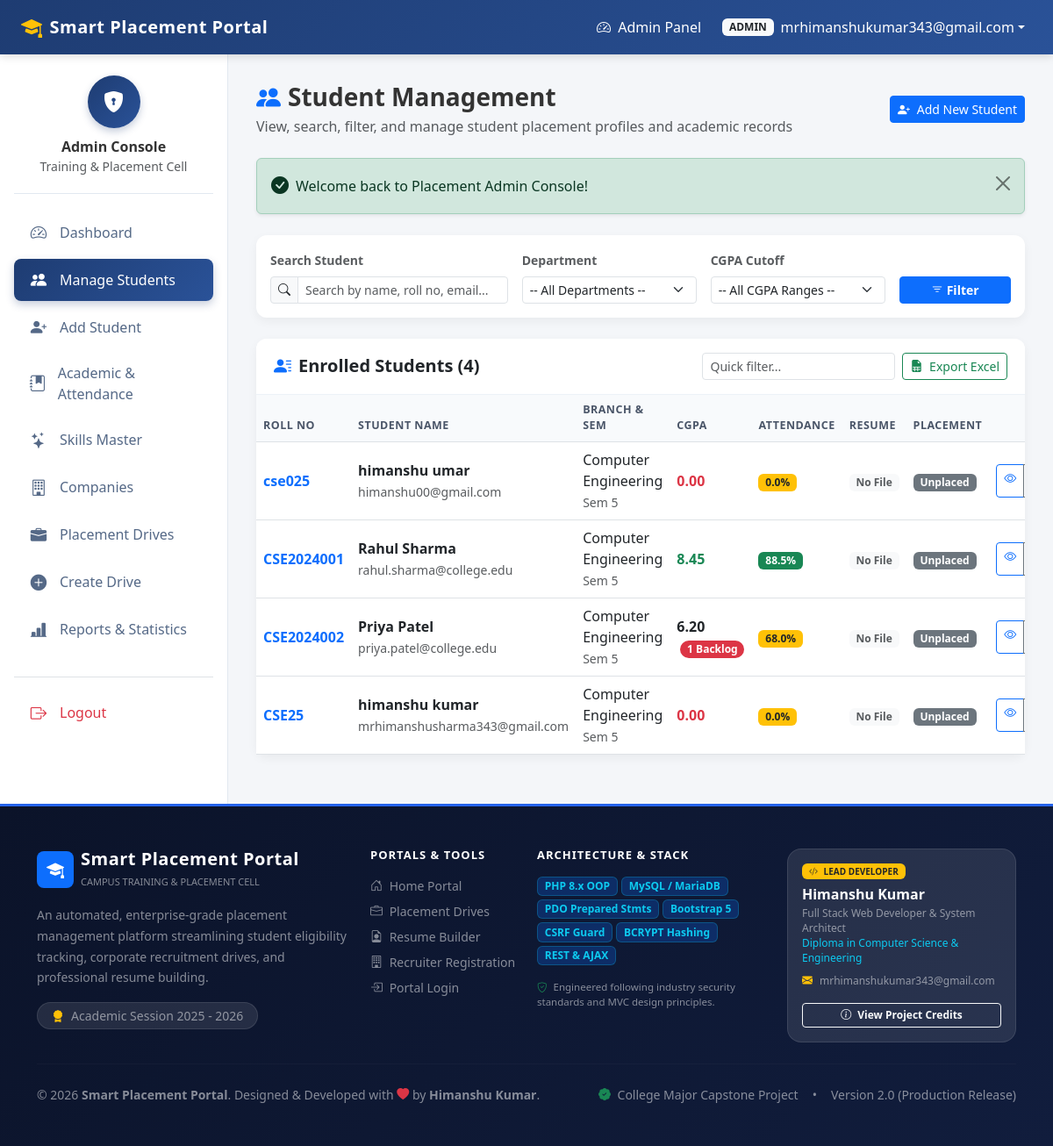
/admin/students.php (signed in), run on the app's committed database.
### tables this page shows
CREATE TABLE `students` (
  `id` int(11) NOT NULL AUTO_INCREMENT,
  `user_id` int(11) NOT NULL,
  `enrollment_no` varchar(30) NOT NULL,
  `first_name` varchar(50) NOT NULL,
  `last_name` varchar(50) NOT NULL,
  `phone` varchar(15) DEFAULT NULL,
  `department` varchar(50) NOT NULL DEFAULT 'Computer Engineering',
  `semester` int(11) NOT NULL DEFAULT 5,
  `gender` enum('Male','Female','Other') DEFAULT NULL,
  `dob` date DEFAULT NULL,
  `address` text DEFAULT NULL,
  `resume_path` varchar(255) DEFAULT NULL,
  `created_at` timestamp NOT NULL DEFAULT current_timestamp(),
  PRIMARY KEY (`id`),
  UNIQUE KEY `user_id` (`user_id`),
  UNIQUE KEY `enrollment_no` (`enrollment_no`),
  CONSTRAINT `fk_students_user` FOREIGN KEY (`user_id`) REFERENCES `users` (`id`) ON DELETE CASCADE ON UPDATE CASCADE
);

CREATE TABLE `users` (
  `id` int(11) NOT NULL AUTO_INCREMENT,
  `email` varchar(100) NOT NULL,
  `password` varchar(255) NOT NULL,
  `role` enum('admin','student','company') NOT NULL DEFAULT 'student',
  `company_id` int(11) DEFAULT NULL,
  `status` enum('active','inactive') NOT NULL DEFAULT 'active',
  `created_at` timestamp NOT NULL DEFAULT current_timestamp(),
  PRIMARY KEY (`id`),
  UNIQUE KEY `email` (`email`),
  KEY `fk_user_company` (`company_id`),
  CONSTRAINT `fk_user_company` FOREIGN KEY (`company_id`) REFERENCES `companies` (`id`) ON DELETE CASCADE
);

### config/functions.php (called while the page is built, shortened)
<?php
function e($string) {
    return htmlspecialchars((string)($string ?? ''), ENT_QUOTES, 'UTF-8');
}

### admin/students.php (the view, shortened to what this page needs)
<?php
require_once __DIR__ . '/../config/functions.php';
$search = trim($_GET['search'] ?? '');
$sql = "
    SELECT s.*, u.email, u.status as user_status,
           ar.cgpa, ar.attendance_percentage, ar.active_backlogs,
           (SELECT COUNT(*) FROM student_skills WHERE student_id = s.id) as skill_count,
           (SELECT COUNT(*) FROM applications WHERE student_id = s.id AND status = 'Selected') as placed_offers
    FROM students s
    JOIN users u ON s.user_id = u.id
    LEFT JOIN academic_records ar ON s.id = ar.student_id
    WHERE 1=1
";
$params = [];
$sql .= " ORDER BY s.enrollment_no ASC";
$stmt = $pdo->prepare($sql);
$stmt->execute($params);
$students = $stmt->fetchAll();
require_once __DIR__ . '/../includes/header.php';
require_once __DIR__ . '/../includes/navbar.php';
?>
<div class="dashboard-container">
    <?php require_once __DIR__ . '/../includes/sidebar_admin.php'; ?>
    <main class="portal-content">
        <div class="container-fluid p-0">
            <div class="d-flex flex-wrap justify-content-between align-items-center mb-4 gap-3">
                <div>
                    <h3 class="fw-bold mb-1"><i class="bi bi-people-fill text-primary me-2"></i>Student Management</h3>
                    <p class="text-muted mb-0">View, search, filter, and manage student placement profiles and academic records</p>
                </div>
                <div>
                    <a href="<?= BASE_URL ?>admin/student_add.php" class="btn btn-primary btn-sm">
                        <i class="bi bi-person-plus-fill me-1"></i> Add New Student
                    </a>
                </div>
            </div>
            <?php require_once __DIR__ . '/../includes/alerts.php'; ?>
            <div class="card card-portal mb-4">
                <div class="card-body p-3">
                    <form method="GET" action="<?= BASE_URL ?>admin/students.php" class="row g-3 align-items-end">
                        <div class="col-md-4">
                            <label class="form-label small fw-bold text-muted">Search Student</label>
                            <div class="input-group input-group-sm">
                                <span class="input-group-text"><i class="bi bi-search"></i></span>
                                <input type="text" name="search" class="form-control" placeholder="Search by name, roll no, email..." value="<?= e($search) ?>">
                            </div>
                        </div>
                        <div class="col-md-3">
                            <label class="form-label small fw-bold text-muted">Department</label>
                            <select name="department" class="form-select form-select-sm">
                                <option value="">-- All Departments --</option>
                            </select>
                        </div>
                        <div class="col-md-3">
                            <label class="form-label small fw-bold text-muted">CGPA Cutoff</label>
                            <select name="cgpa_range" class="form-select form-select-sm">
                                <option value="">-- All CGPA Ranges --</option>
                            </select>
                        </div>
                        <div class="col-md-2 d-flex gap-2">
                            <button type="submit" class="btn btn-primary btn-sm w-100 fw-bold">
                                <i class="bi bi-filter"></i> Filter
                            </button>
                        </div>
                    </form>
                </div>
            </div>
            <div class="card card-portal">
                <div class="card-header d-flex justify-content-between align-items-center">
                    <h5 class="mb-0 fw-bold"><i class="bi bi-person-lines-fill me-2 text-primary"></i>Enrolled Students (<?= count($students) ?>)</h5>
                    <div class="d-flex gap-2">
                        <input type="text" class="form-control form-control-sm" placeholder="Quick filter..." data-table-search="studentsTable">
                        <a href="<?= BASE_URL ?>admin/export_excel.php?type=all_students" class="btn btn-outline-success btn-sm text-nowrap">
                            <i class="bi bi-file-earmark-spreadsheet-fill me-1"></i> Export Excel
                        </a>
                    </div>
                </div>
                <div class="card-body p-0">
                    <?php if (!empty($students)): ?>
                        <div class="table-responsive">
                            <table class="table table-hover table-portal align-middle mb-0" id="studentsTable">
                                <thead>
                                    <tr>
                                        <th>Roll No</th>
                                        <th>Student Name</th>
                                        <th>Branch & Sem</th>
                                        <th>CGPA</th>
                                        <th>Attendance</th>
                                        <th>Resume</th>
                                        <th>Placement</th>
                                        <th class="text-end">Actions</th>
                                    </tr>
                                </thead>
                                <tbody>
                                    <?php foreach ($students as $st): ?>
                                        <tr>
                                            <td><strong class="text-primary"><?= e($st['enrollment_no']) ?></strong></td>
                                            <td>
                                                <div class="fw-bold text-dark"><?= e($st['first_name'] . ' ' . $st['last_name']) ?></div>
                                                <small class="text-muted"><?= e($st['email']) ?></small>
                                            </td>
                                            <td>
                                                <div><?= e($st['department']) ?></div>
                                                <small class="text-muted">Sem <?= e($st['semester']) ?></small>
                                            </td>
                                            <td>
                                                <strong class="<?= ($st['cgpa'] ?? 0) >= 7.5 ? 'text-success' : (($st['cgpa'] ?? 0) >= 6.0 ? 'text-dark' : 'text-danger') ?>">
                                                    <?= number_format((float)($st['cgpa'] ?? 0), 2) ?>
                                                </strong>
                                                <?php if (($st['active_backlogs'] ?? 0) > 0): ?>
                                                    <span class="badge bg-danger rounded-pill ms-1" title="Backlogs"><?= $st['active_backlogs'] ?> Backlog</span>
                                                <?php endif; ?>
                                            </td>
                                            <td>
                                                <span class="badge <?= ($st['attendance_percentage'] ?? 0) >= 75 ? 'bg-success' : 'bg-warning text-dark' ?>">
                                                    <?= number_format((float)($st['attendance_percentage'] ?? 0), 1) ?>%
                                                </span>
                                            </td>
                                            <td>
                                                <?php if (!empty($st['resume_path']) && file_exists(__DIR__ . '/../' . $st['resume_path'])): ?>
                                                    <a href="<?= e(BASE_URL . $st['resume_path']) ?>" target="_blank" class="btn btn-sm btn-outline-danger py-0 px-2" title="View PDF Resume">
                                                        <i class="bi bi-file-earmark-pdf-fill"></i> View
                                                    </a>
                                                <?php else: ?>
                                                    <span class="badge bg-light text-muted">No File</span>
                                                <?php endif; ?>
                                            </td>
                                            <td>
                                                <?php if ($st['placed_offers'] > 0): ?>
                                                    <span class="badge bg-success"><i class="bi bi-trophy-fill me-1"></i> Placed (<?= $st['placed_offers'] ?>)</span>
                                                <?php else: ?>
                                                    <span class="badge bg-secondary">Unplaced</span>
                                                <?php endif; ?>
                                            </td>
                                            <td class="text-end">
                                                <div class="btn-group btn-group-sm">
                                                    <a href="<?= BASE_URL ?>admin/student_view.php?id=<?= $st['id'] ?>" class="btn btn-outline-primary" title="View 360 Profile">
                                                        <i class="bi bi-eye"></i>
                                                    </a>
                                                </div>
                                            </td>
                                        </tr>
                                    <?php endforeach; ?>
                                </tbody>
                            </table>
                        </div>
                    <?php endif; ?>
                </div>
            </div>
        </div>
    </main>
</div>
<?php require_once __DIR__ . '/../includes/footer.php'; ?>

### assets/css/custom.css (style rules this page uses)
body { background-color: var(--bg-light); font-family: 'Segoe UI', system-ui, -apple-system, sans-serif; color: #333; min-height: 100vh; display: flex; flex-direction: column; }
.dashboard-container { display: flex; flex: 1; min-height: calc(100vh - var(--topbar-height)); }
.portal-content { flex: 1; padding: 2rem; overflow-y: auto; }
.card-portal { border: none; border-radius: 12px; box-shadow: var(--card-shadow); background: #ffffff; margin-bottom: 1.5rem; }
.card-portal .card-header { background-color: #ffffff; border-bottom: 1px solid #edf2f7; padding: 1rem 1.25rem; font-weight: 600; border-radius: 12px 12px 0 0 !important; }
.table-portal th { font-weight: 600; color: #4a5568; background-color: #f8fafc; border-top: none; text-transform: uppercase; font-size: 0.78rem; letter-spacing: 0.5px; }

### data on the page
students: enrollment_no "cse025", first_name+last_name "himanshu umar", user.email "himanshu00@gmail.com", department "Computer Engineering", semester "5", cgpa "0.00", attendance_percentage "0.0", shows "No File"
students: enrollment_no "CSE2024001", first_name+last_name "Rahul Sharma", user.email "rahul.sharma@college.edu", department "Computer Engineering", semester "5", cgpa "8.45", attendance_percentage "88.5", shows "No File"
students: enrollment_no "CSE2024002", first_name+last_name "Priya Patel", user.email "priya.patel@college.edu", department "Computer Engineering", semester "5", cgpa "6.20", active_backlogs "1", attendance_percentage "68.0", shows "No File"
students: enrollment_no "CSE25", first_name+last_name "himanshu kumar", user.email "mrhimanshusharma343@gmail.com", department "Computer Engineering", semester "5", cgpa "0.00", attendance_percentage "0.0", shows "No File"

### other printed values
$_SESSION['role'] "ADMIN"
$_SESSION['email'] "mrhimanshukumar343@gmail.com"
$message "Welcome back to Placement Admin Console!"
count($students) "4"
APP_NAME "Smart Placement Portal"
